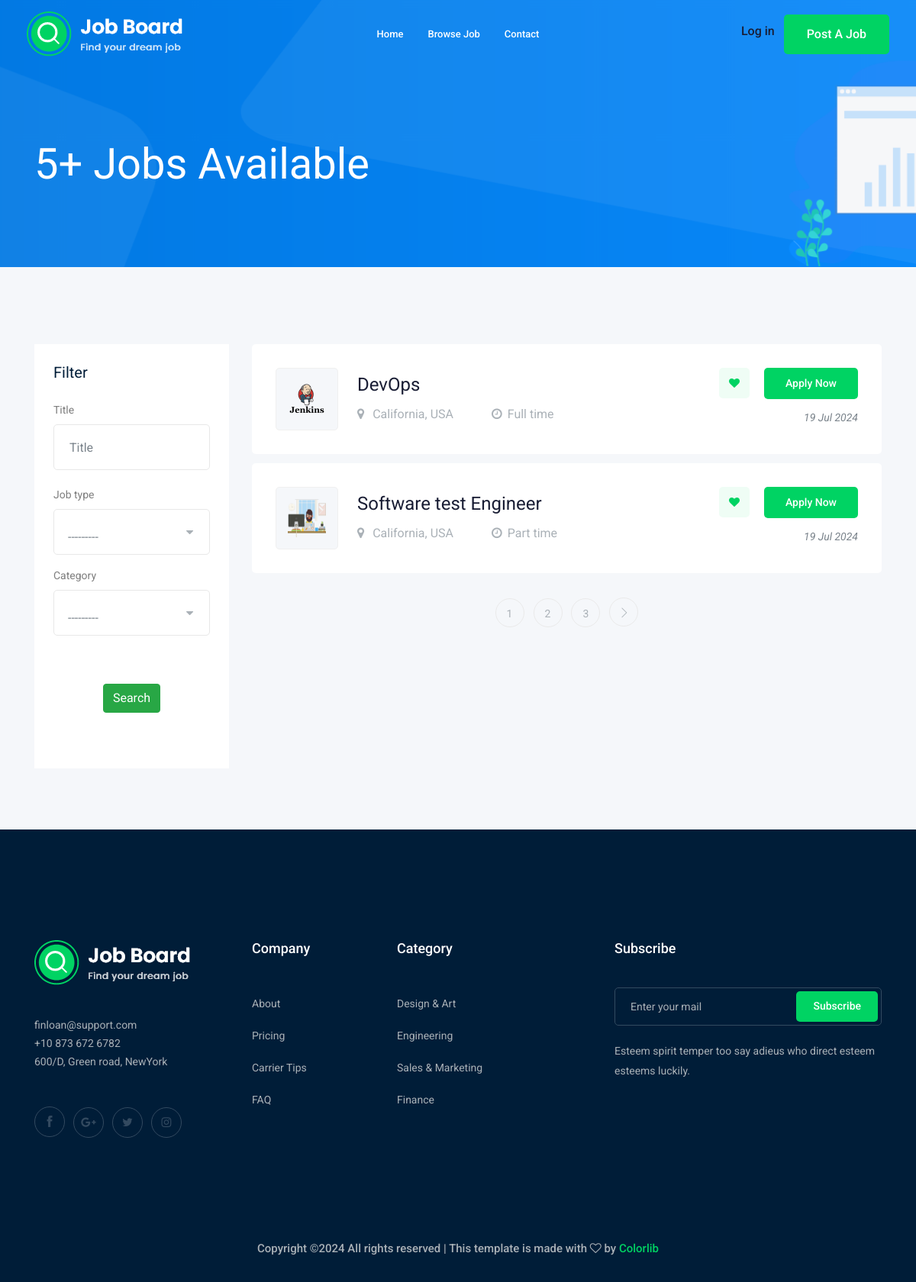
The page /job/ on the database its author committed.
### job/models.py (models this page shows, shortened)
class Job(models.Model):
    owner =  models.ForeignKey(User,related_name='job_owner',on_delete=models.CASCADE)
    title = models.CharField(max_length=100,blank=False,null=False)
    job_type = models.CharField(max_length=15,choices=JOB_TYPE,blank=False,null=False)
    description = models.TextField(max_length=999,blank=False,null=False,default='Write a description')
    created_at = models.DateTimeField(auto_now=True)
    vacancy = models.IntegerField(default=1,null=False,blank=False)
    salary = models.IntegerField(default=0,null=False,blank=False)
    experiences = models.IntegerField(default=1,null=False,blank=False)
    category = models.ForeignKey('Category',on_delete=models.CASCADE,null=True,blank=False)
    image = models.ImageField(upload_to=image_rename,blank=True,null=True)
    slug = models.SlugField(null=True,blank=True)

### job/views.py (the view)
# urls.py: path('',views.Job_List_view,name='Job_List'),
def Job_List_view(request):
    job_list = Job.objects.all()
    my_filter = Job_Filter(request.GET,queryset=Job.objects.all())
    job_list = my_filter.qs
    paginator = Paginator(job_list, 2)
    page_number = request.GET.get("page")
    page_obj = paginator.get_page(page_number)
    context={'job_list':page_obj,'job_num':job_list,'my_filter':my_filter}
    return render(request,'./job/jobs.html',context)

### job/models.py (called while the page is built)
    def __str__ (self):
        return self.name

### job/templates/job/jobs.html (shortened to what this page needs)
{% extends 'base.html' %}
{% load bootstrap4 %}
{% load static %}
{% block body %}
    <div class="bradcam_area bradcam_bg_1">
        <div class="container">
            <div class="row">
                <div class="col-xl-12">
                    <div class="bradcam_text">
                        <h3>{{job_num|length}}+ Jobs Available</h3>
                    </div>
                </div>
            </div>
        </div>
    </div>
    <div class="job_listing_area plus_padding">
        <div class="container">
            <div class="row">
                <div class="col-lg-3">
                    <div class="job_filter white-bg">
                        <div class="form_inner white-bg">
                            <h3>Filter</h3>
                            <form action="#">
                                <div class="row">
                                    <div class="col-lg-12">
                                        <div class="single_field">
                                            {% bootstrap_form my_filter.form %}
                                        </div>
                                    </div>
                                </div>
                                <div class = 'd-flex justify-content-center m-5'>
                                    <button type="submit" class="btn btn-success">Search</button>
                                </div>
                            </form>
                        </div>
                    </div>
                </div>
                <div class="col-lg-9">
                    <div class="job_lists m-0">
{% for job in job_list%}
                        <div class="row">
                            <div class="col-lg-12 col-md-12">
                                <div class="single_jobs white-bg d-flex justify-content-between">
                                    <div class="jobs_left d-flex align-items-center">
                                        {% if job.image %}
                                        <div class="thumb">
                                            <img src="{{job.image.url}}" width="50" height="50" alt="">
                                        </div>
                                        {%endif%}
                                        <div class="jobs_conetent">
                                            <a href="{% url 'job:Job_Details' job.slug %}"><h4>{{job.title}}</h4></a>
                                            <div class="links_locat d-flex align-items-center">
                                                <div class="location">
                                                    <p> <i class="fa fa-map-marker"></i> California, USA</p>
                                                </div>
                                                <div class="location">
                                                    <p> <i class="fa fa-clock-o"></i>{{job.job_type}}</p>
                                                </div>
                                            </div>
                                        </div>
                                    </div>
                                    <div class="jobs_right">
                                        <div class="apply_now">
                                            <a class="heart_mark" href="#"> <i class="fa fa-heart"></i> </a>
                                            <a href="{% url 'job:Job_Details' job.slug  %}" class="boxed-btn3">Apply Now</a>
                                        </div>
                                        <div class="date">
                                            <p>{{job.created_at|date:'d M o'}}</p>
                                        </div>
                                    </div>
                                </div>
                            </div>
                        </div>
{% endfor %}
{% if job_list.has_other_pages %}
                        <div class="row">
                            <div class="col-lg-12">
                                <div class="pagination_wrap">
                                    <ul>
                                        {% for page_num in job_list.paginator.page_range  %}
                                        <li><a href="?page={{page_num}}"><span>{{page_num}}</span></a></li>
                                        {% endfor %}
                                        {% if job_list.has_next %}
                                        <li><a href="?page={{job_list.next_page_number}}"> <i class="ti-angle-right"></i> </a></li>
                                        {% endif %}
                                    </ul>
                                </div>
                            </div>
                        </div>
{% endif %}
                    </div>
                </div>
            </div>
        </div>
    </div>
{% endblock body %}

### templates/base.html (shortened to what this page needs)
{% load static %}
<!doctype html>
<html class="no-js" lang="zxx">
<head>
    <link rel="stylesheet" href="https://stackpath.bootstrapcdn.com/bootstrap/4.1.3/css/bootstrap.min.css">
    <link rel="stylesheet" href="{% static 'css/bootstrap.min.css'%}">
    <link rel="stylesheet" href="{% static 'css/owl.carousel.min.css'%}">
    <link rel="stylesheet" href="{% static 'css/magnific-popup.css'%}">
    <link rel="stylesheet" href="{% static 'css/font-awesome.min.css'%}">
    <link rel="stylesheet" href="{% static 'css/themify-icons.css'%}">
    <link rel="stylesheet" href="{% static 'css/nice-select.css' %}">
    <link rel="stylesheet" href="{% static 'css/flaticon.css'%}">
    <link rel="stylesheet" href="{% static 'css/jquery-ui.css'%}">
    <link rel="stylesheet" href="{% static 'css/gijgo.css'%}">
    <link rel="stylesheet" href="{% static 'css/animate.min.css'%}">
    <link rel="stylesheet" href="{% static 'css/slicknav.css'%}">
    <link rel="stylesheet" href="{% static 'css/style.css' %}">
</head>
<body>
    <header>
        <div class="header-area ">
            <div id="sticky-header" class="main-header-area">
                <div class="container-fluid ">
                    <div class="header_bottom_border">
                        <div class="row align-items-center">
                            <div class="col-xl-3 col-lg-2">
                                <div class="logo">
                                    <a href="index.html">
                                        <img src="img/logo.png" alt="">
                                    </a>
                                </div>
                            </div>
                            <div class="col-xl-6 col-lg-7">
                                <div class="main-menu  d-none d-lg-block">
                                    <nav>
                                        <ul id="navigation">
                                            <li><a href="{% url 'job:Job_List' %}">home</a></li>
                                            <li><a href="{% url 'job:Job_List' %}">Browse Job</a></li>
                                            <li><a href="{% url 'contact:contact_us'%}">Contact</a></li>
                                        </ul>
                                    </nav>
                                </div>
                            </div>
                            <div class="col-xl-3 col-lg-3 d-none d-lg-block">
                                <div class="Appointment">
                                    {% if not request.user.is_authenticated %}
                                    <div class="phone_num d-none d-xl-block">
                                        <a href="{% url 'login' %}"><h5>Log in</h5></a>
                                    </div>
                                    {%else%}
                                    <div class="phone_num d-none d-xl-block">
                                        <a href="{% url 'logout' %}"><h5 class='text-light'>Log-out</h5></a>
                                    </div>
                                    {% endif %}
                                    <div class="d-none d-lg-block">
                                        <a class="boxed-btn3" href="{% url 'job:add_job' %}">Post a Job</a>
                                    </div>
                                </div>
                            </div>
                            <div class="col-12">
                            </div>
                        </div>
                    </div>
                </div>
            </div>
        </div>
    </header>
    {% block body %}
    {% endblock body %}
    <footer class="footer">
        <div class="footer_top">
            <div class="container">
                <div class="row">
                    <div class="col-xl-3 col-md-6 col-lg-3">
                        <div class="footer_widget wow fadeInUp" data-wow-duration="1s" data-wow-delay=".3s">
                            <div class="footer_logo">
                                <a href="#">
                                    <img src="img/logo.png" alt="">
                                </a>
                            </div>
                            <p>
                                finloan@support.com <br>
                                +10 873 672 6782 <br>
                                600/D, Green road, NewYork
                            </p>
                            <div class="socail_links">
                                <ul>
                                    <li>
                                        <a href="#">
                                            <i class="ti-facebook"></i>
                                        </a>
                                    </li>
                                    <li>
                                        <a href="#">
                                            <i class="fa fa-google-plus"></i>
                                        </a>
                                    </li>
                                    <li>
                                        <a href="#">
                                            <i class="fa fa-twitter"></i>
                                        </a>
                                    </li>
                                    <li>
                                        <a href="#">
                                            <i class="fa fa-instagram"></i>
                                        </a>
                                    </li>
                                </ul>
                            </div>
                        </div>
                    </div>
                    <div class="col-xl-2 col-md-6 col-lg-2">
                        <div class="footer_widget wow fadeInUp" data-wow-duration="1.1s" data-wow-delay=".4s">
                            <h3 class="footer_title">
                                Company
                            </h3>
                            <ul>
                                <li><a href="#">About </a></li>
                                <li><a href="#"> Pricing</a></li>
                                <li><a href="#">Carrier Tips</a></li>
                                <li><a href="#">FAQ</a></li>
                            </ul>
                        </div>
                    </div>
                    <div class="col-xl-3 col-md-6 col-lg-3">
                        <div class="footer_widget wow fadeInUp" data-wow-duration="1.2s" data-wow-delay=".5s">
                            <h3 class="footer_title">
                                Category
                            </h3>
                            <ul>
                                <li><a href="#">Design & Art</a></li>
                                <li><a href="#">Engineering</a></li>
                                <li><a href="#">Sales & Marketing</a></li>
                                <li><a href="#">Finance</a></li>
                            </ul>
                        </div>
                    </div>
                    <div class="col-xl-4 col-md-6 col-lg-4">
                        <div class="footer_widget wow fadeInUp" data-wow-duration="1.3s" data-wow-delay=".6s">
                            <h3 class="footer_title">
                                Subscribe
                            </h3>
                            <form action="#" class="newsletter_form">
                                <input type="text" placeholder="Enter your mail">
                                <button type="submit">Subscribe</button>
                            </form>
                            <p class="newsletter_text">Esteem spirit temper too say adieus who direct esteem esteems
                                luckily.</p>
                        </div>
                    </div>
                </div>
            </div>
        </div>
        <div class="copy-right_text wow fadeInUp" data-wow-duration="1.4s" data-wow-delay=".3s">
            <div class="container">
                <div class="row">
                    <div class="col-xl-12">
                        <p class="copy_right text-center">
Copyright &copy;<script>document.write(new Date().getFullYear());</script> All rights reserved | This template is made with <i class="fa fa-heart-o" aria-hidden="true"></i> by <a href="https://colorlib.com" target="_blank">Colorlib</a>
                        </p>
                    </div>
                </div>
            </div>
        </div>
    </footer>
</body>
</html>

### rows shown on the page
Job: image (picture), title "DevOps", job_type "Full time", created_at "19 Jul 2024"
Job: image (picture), title "Software test Engineer", job_type "Part time", created_at "19 Jul 2024"

### other values the page prints
{{ job_num|length }} "5"
{{ page_num }} "1" "2" "3"
